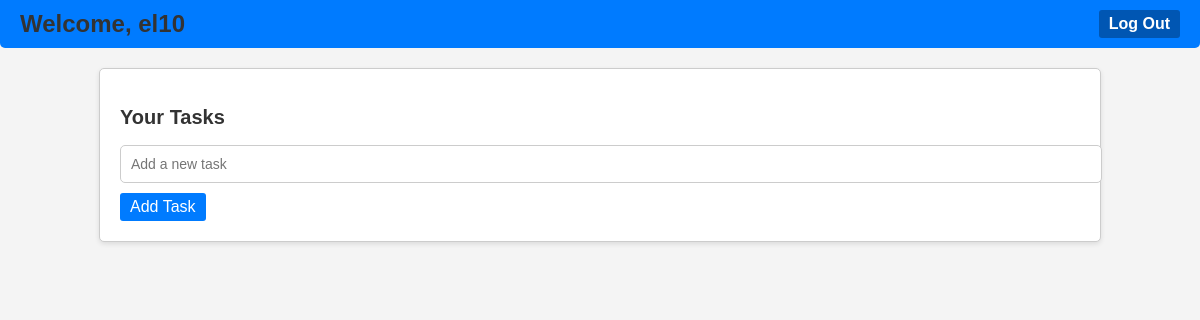
Before: /home (signed in) with the older database file.
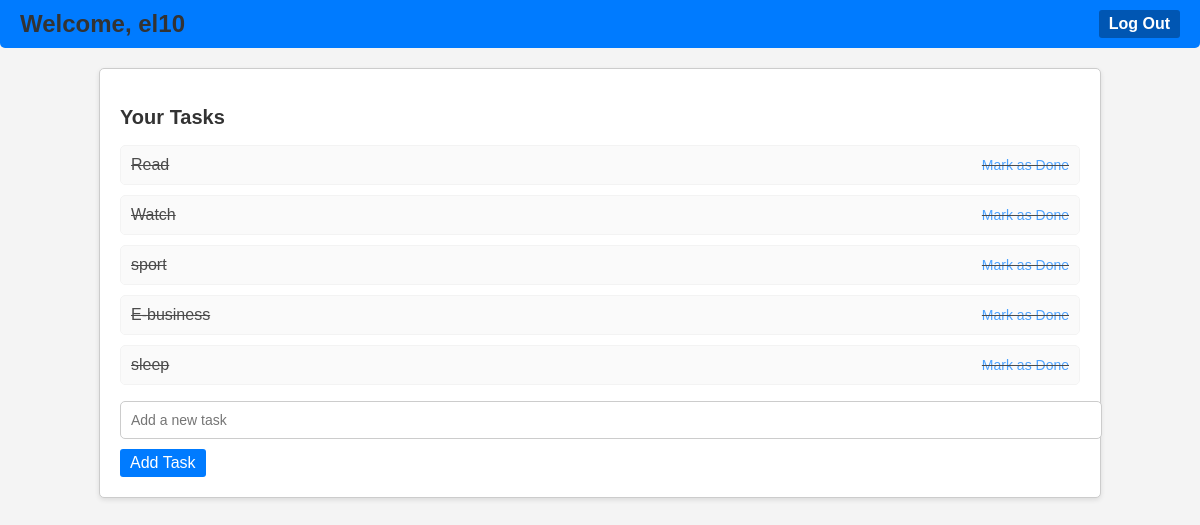
After: the same page with the newer database file.
### tables this page shows
CREATE TABLE users (
            id INTEGER PRIMARY KEY AUTOINCREMENT,
            username TEXT NOT NULL,
            password TEXT NOT NULL
        );

CREATE TABLE tasks (
            id INTEGER PRIMARY KEY AUTOINCREMENT,
            user_id INTEGER NOT NULL,
            task TEXT NOT NULL,
            completed INTEGER NOT NULL,
            FOREIGN KEY (user_id) REFERENCES users (id)
        );

### app.py (the view)
@app.route("/home")
def home():
    user_id = session.get("user_id")
    username = None
    if user_id:
        user = database.get_user_by_id(user_id)  # Make sure to add get_user_by_id function to database.py
        if user:
            username = user["username"]
    tasks = database.get_tasks(user_id)  # Pass the user_id to fetch tasks for the specific user
    return render_template("index.html", user_id=user_id, username=username, tasks=tasks)

### database.py (called while the page is built)
def get_user_by_id(user_id):
    conn = sqlite3.connect(DATABASE_NAME)
    cursor = conn.cursor()
    cursor.execute("SELECT * FROM users WHERE id=?", (user_id,))
    user_data = cursor.fetchone()
    conn.close()
    if user_data:
        user = {
            "id": user_data[0],
            "username": user_data[1],
            "password": user_data[2]
        }
        return user
    else:
        return None

def get_tasks(user_id):
    conn = sqlite3.connect(DATABASE_NAME)
    cursor = conn.cursor()
    cursor.execute("SELECT * FROM tasks WHERE user_id=?", (user_id,))
    tasks = [{"id": row[0], "task": row[2], "completed": bool(row[3])} for row in cursor.fetchall()]
    conn.close()
    return tasks

### templates/index.html (shortened to what this page needs)
<!DOCTYPE html>
<html>
<head>
    <link rel="stylesheet" href="{{ url_for('static', filename='styles.css') }}">
</head>
<body>
    <div class="header">
        <h1>Welcome, {{ username }}</h1>
        <a href="/logout" class="logout-btn">Log Out</a>
    </div>
    <div class="task-container">
        <h2>Your Tasks</h2>
        <ul>
            {% for task in tasks %}
                <li class="{% if task.completed %}completed{% endif %}">
                    {{ task.task }}
                    <a href="/complete/{{ task.id }}" class="complete-btn">Mark as Done</a>
                </li>
            {% endfor %}
        </ul>
        <form action="/add-task" method="post">
            <input type="text" name="task" placeholder="Add a new task" required>
            <button type="submit" class="add-task-btn">Add Task</button>
        </form>
    </div>
</body>
</html>

### static/styles.css (style rules this page uses)
body { font-family: Arial, sans-serif; margin: 0; padding: 0; background-color: #f4f4f4; }
h1 { text-align: center; margin-bottom: 20px; color: #333; }
input { width: 100%; padding: 10px; border: 1px solid #ccc; border-radius: 5px; font-size: 14px; }
.header { display: flex; justify-content: space-between; align-items: center; background-color: #007bff; color: #ffffff; padding: 10px 20px; border-radius: 0 0 5px 5px; }
.header h1 { margin: 0; font-size: 24px; }
.logout-btn { color: #ffffff; text-decoration: none; font-weight: bold; padding: 5px 10px; background-color: #0056b3; border-radius: 3px; }
.task-container { margin: 20px auto; width: 80%; background-color: #ffffff; border: 1px solid #ccc; padding: 20px; border-radius: 5px; box-shadow: 0px 2px 5px rgba(0, 0, 0, 0.1); }
h2 { font-size: 20px; color: #333; margin-bottom: 10px; }
ul { list-style: none; padding: 0; }
li { display: flex; align-items: center; justify-content: space-between; margin-bottom: 10px; padding: 10px; border: 1px solid #eee; border-radius: 5px; background-color: #f9f9f9; }
.completed { text-decoration: line-through; opacity: 0.7; }
.complete-btn { color: #007bff; text-decoration: none; font-size: 14px; }
.add-task-btn { display: block; margin-top: 10px; padding: 5px 10px; background-color: #007bff; color: #ffffff; border: none; border-radius: 3px; font-size: 16px; cursor: pointer; }

Changed rows visible on the page:
added tasks: task "Read"
added tasks: task "Watch"
added tasks: task "sport"
added tasks: task "E-business"
added tasks: task "sleep"
